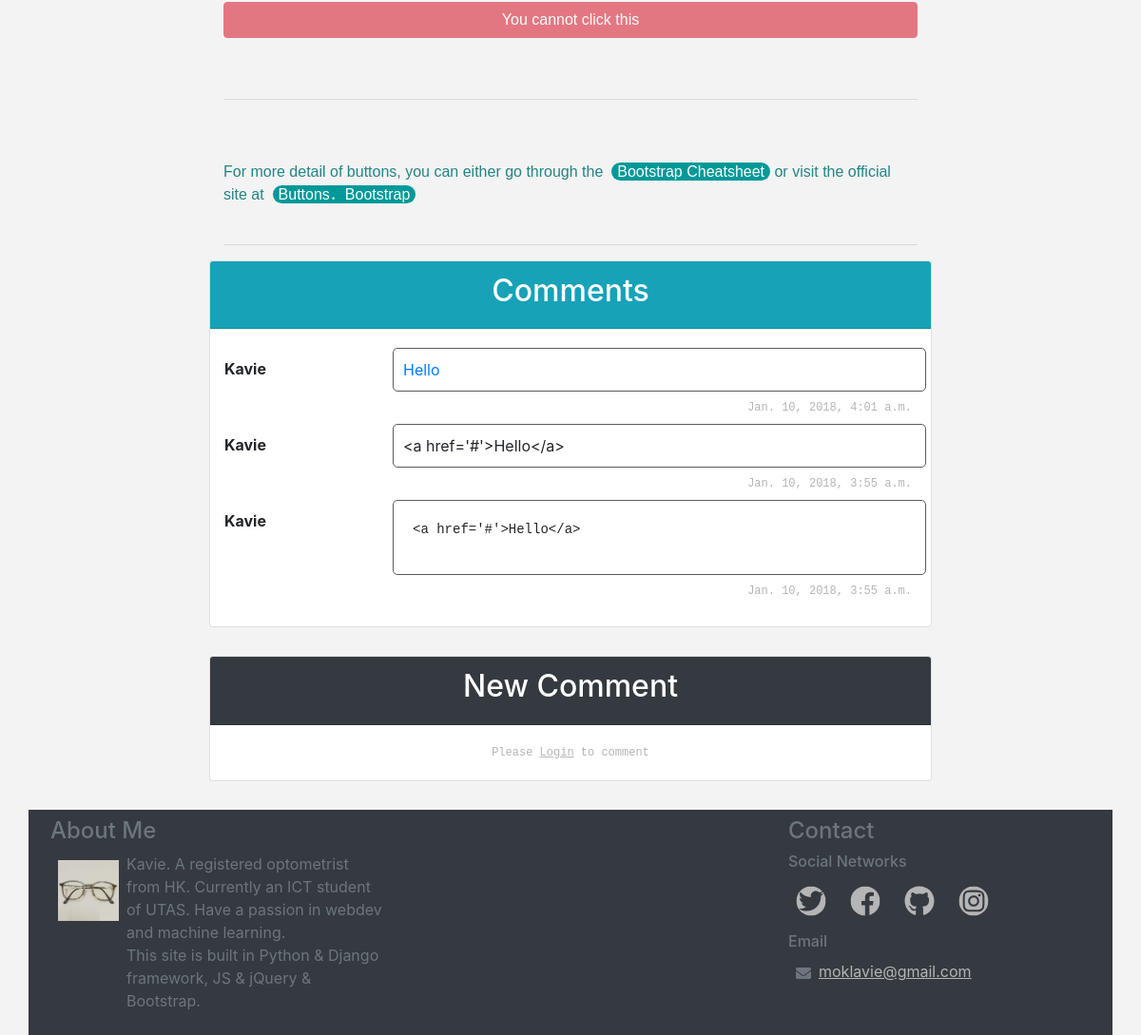
Page /blog/28/ (lower part) on the earlier database version.
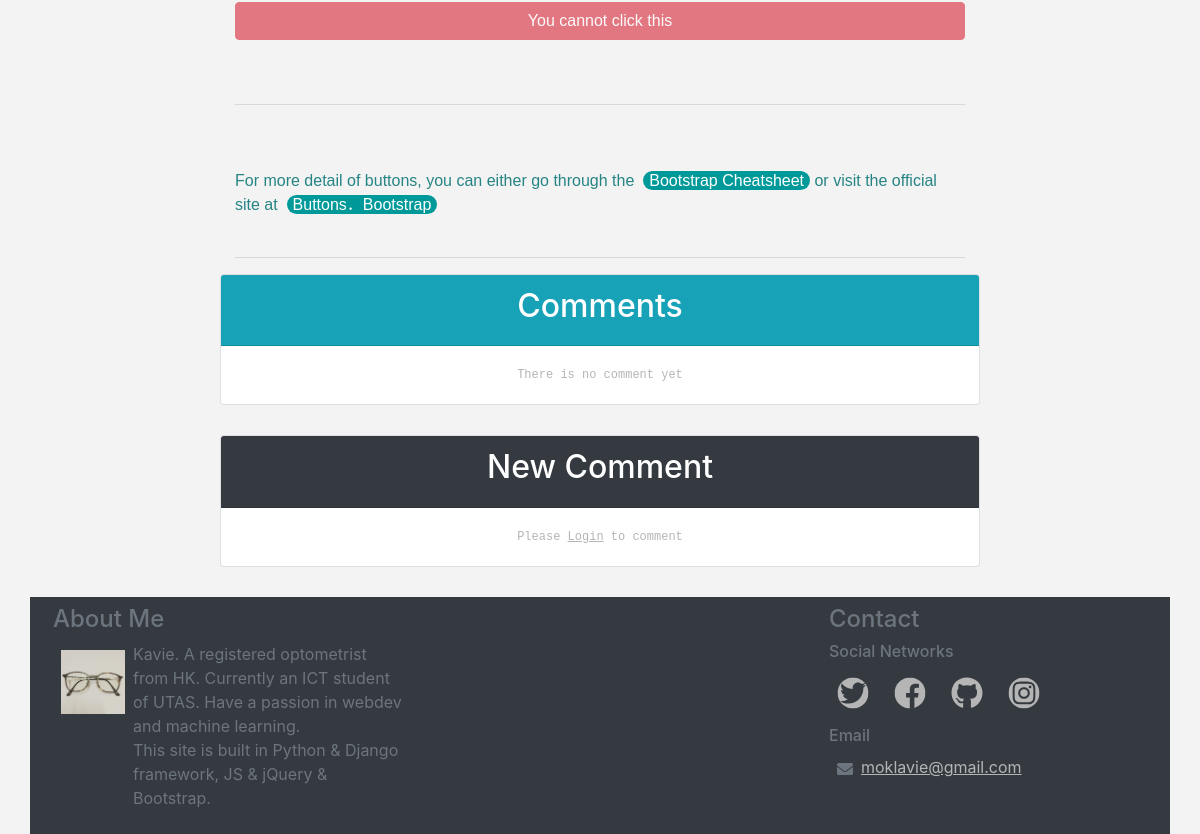
Same page on the later database version.
### blog/models.py (models this page shows, shortened)
class Comment(models.Model):
	parent_post = models.ForeignKey(Post, on_delete=models.CASCADE)
	author = models.ForeignKey(User, on_delete=models.SET_NULL, blank=True, null=True)
	content = models.TextField()
	time = models.DateTimeField(auto_now_add=True)

### blog/views.py (the view)
# urls.py: path('blog/<int:key>/', bv.post_page, name="page"),
def post_page(request, key):
	post = Post.objects.get(pk=key)
	post.title = "🔖 " + post.title
	error = ''
	if request.user.is_authenticated:
		if request.method == "POST":
			temp = CommentForm(request.POST)
			if temp.is_valid():
				content = temp.change_content()
				form = temp.save(commit=False)
				form.content = content
				print('form.content: '+form.content)
				form.parent_post = post
				form.author = request.user
				form.save()
				form = CommentForm()
			else:
				form = CommentForm()
				error = 'There is something wrong of your comment content!'
		else:
			form = CommentForm()
	else:
		form = ''
	comment = list(reversed(Comment.objects.filter(parent_post=post).order_by('time')))
	return render(request, 'post.html', {'post': post, 'comment': comment, 'form':form, 'error':error})

### templates/post.html (shortened to what this page needs)
{% extends 'base.html' %}
{% load static %}
{% block content %}
<div class="row">
    <div class='col-12 content mb-4'>{{ post.content | safe}}</div>
</div>
<hr>
<div class='row'>
	<div class='card' style='width: 100%'>
		<div class='card-header bg-info text-white d-flex justify-content-center'>
			<h2>Comments</h2>
		</div>
		<div class='card-body row'>
			{% if comment %}
			{% for c in comment %}
			<dt class='col-12 col-lg-3 comment_author'>
				{%if c.author.first_name %}
					{{ c.author.first_name }}
				{% else %}
					{{ c.author }}
				{% endif %}
			</dt>
			<dd class='col-12 col-lg-9 comment_content'>{{ c.content | safe }}</dd>
			<dd class='col-4 offset-8 d-flex helptext justify-content-end'>{{ c.time }}</dd>
			{% endfor %}
			{% else %}
			<div class='col-12 d-flex justify-content-center helptext'>There is no comment yet</div>
			{% endif %}
		</div>
	</div>
</div>
<div class='rowspace'></div>
<form method="POST">
	<div class='row'>
		<div class='card' style='width: 100%'>
			<div class='card-header bg-dark text-white d-flex justify-content-center'><h2>New Comment</h2></div>
			{% if not request.user.is_authenticated %}
			<div class='card-body'>
				<div class='col-12 d-flex justify-content-center helptext'>
					<span>Please <a href='{% url "login" %}?next={{ request.path }}'>Login</a> to comment</span>
				</div>
			</div>
			{% endif %}
		</div>
	</div>
</form>
{% endblock %}

Differences in the rows shown:
removed Comment: author.first_name "Kavie", content "Hello", time "Jan. 10, 2018, 4:01 a.m."
removed Comment: author.first_name "Kavie", content "<a href='#'>Hello</a>", time "Jan. 10, 2018, 3:55 a.m."
removed Comment: author.first_name "Kavie", content "<a href='#'>Hello</a>", time "Jan. 10, 2018, 3:55 a.m."
Other differences:
text now shown: "There is no comment yet"
